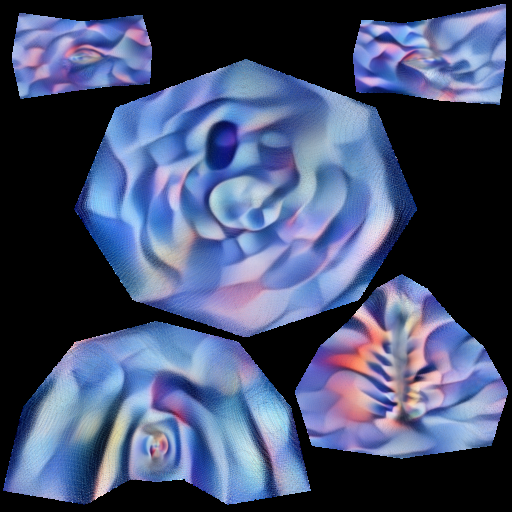
#> input picture inter/blub_12/blub.png, 512 x 512 px, found by its file name
$ python Inpaint.py
#> lines starting #> are read from the running program, lines starting #| are printed output that depends on the picture; after the words box and inside, x2 and y2 are one past the last pixel; in counts of white or black regions, pixels touching at a corner belong together
import cv2
import numpy as np
from PIL import Image

# 텍스처 이미지 불러오기
img = cv2.imread("inter/blub_20/blub.png")  # BGR
#> img is the input picture: shape (512, 512, 3); mean B, G, R 111, 79.2, 68.7
img_rgb = cv2.cvtColor(img, cv2.COLOR_BGR2RGB)

# 마스크 생성: 거의 검은색인 픽셀을 선택 (예: R,G,B < 10)
threshold = 10
mask = np.all(img_rgb < threshold, axis=2).astype(np.uint8) * 255  # shape: (H, W), dtype: uint8
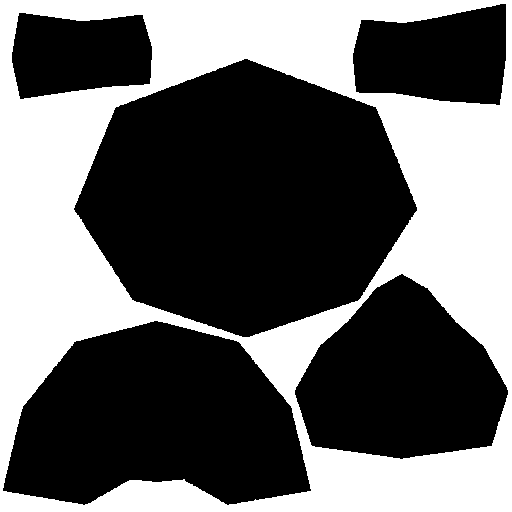
#> mask: shape (512, 512); 40.2% white; 1 white region, box (x1, y1, x2, y2) and area: (0, 0, 512, 512) 105432

# inpainting
inpainted = cv2.inpaint(img_rgb, mask, inpaintRadius=3, flags=cv2.INPAINT_TELEA)
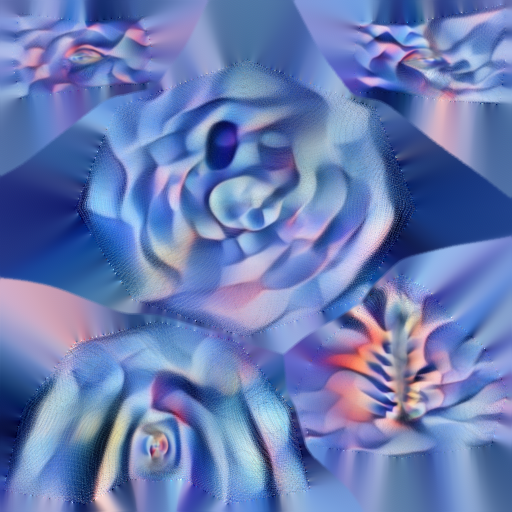
#> inpainted: shape (512, 512, 3); mean R, G, B 104.7, 123.9, 180.2

# 저장
Image.fromarray(inpainted).save("final/blub_20.png")

$ run again, with inter/blub_12/intermediate_texture_0003.png copied over inter/blub_12/blub.png
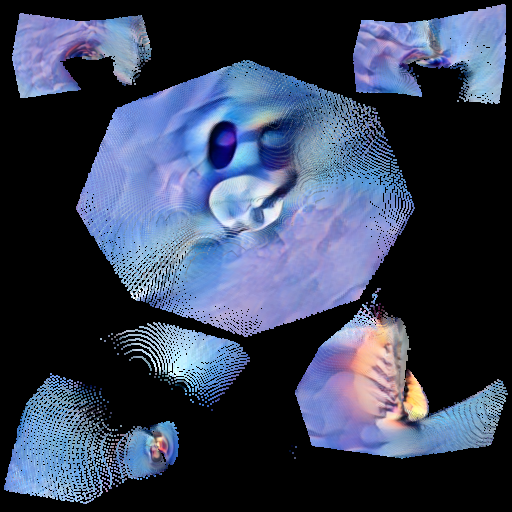
#> input picture inter/blub_12/intermediate_texture_0003.png, 512 x 512 px, found by its file name
#> img is the input picture: shape (512, 512, 3); mean B, G, R 87.8, 65, 55.8
#> `mask = np.all(img_rgb < threshold, axis=2).astype(np.uint8) * 255`:
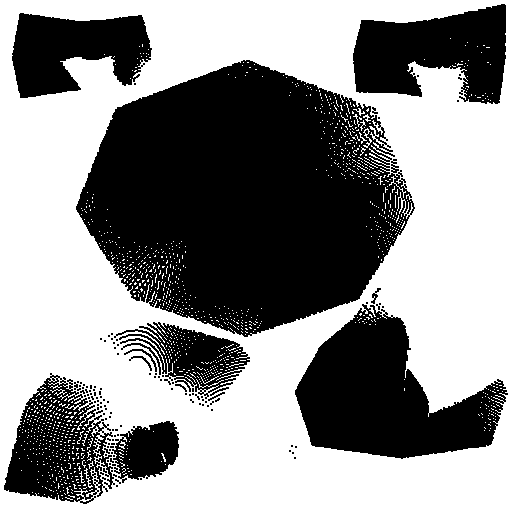
#> mask: shape (512, 512); 55.6% white; 130 black regions (114 under 20 px), largest, box (x1, y1, x2, y2) and area: (76, 60, 415, 337) 64003, (295, 304, 508, 459) 18051, (353, 4, 506, 104) 10468
#> `inpainted = cv2.inpaint(img_rgb, mask, inpaintRadius=3, flags=cv2.INPA..`:
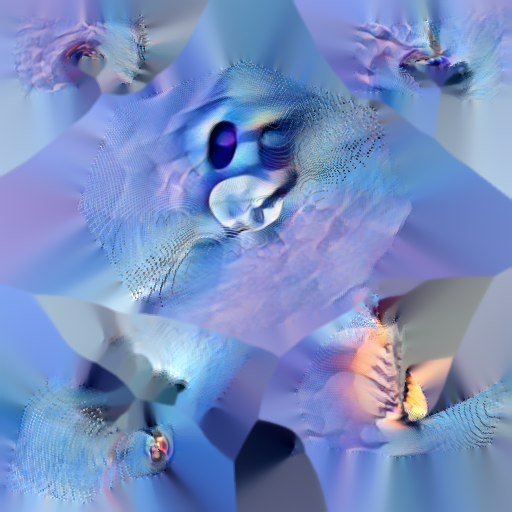
#> inpainted: shape (512, 512, 3); mean R, G, B 120.1, 141.6, 192.3

$ run again, with inter/blub_12/intermediate_texture_0006.png copied over inter/blub_12/blub.png
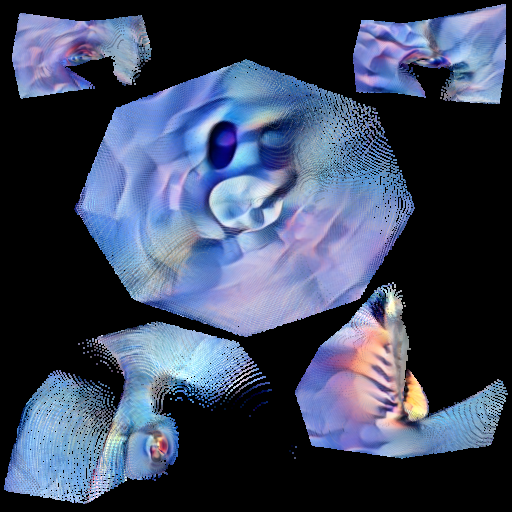
#> input picture inter/blub_12/intermediate_texture_0006.png, 512 x 512 px, found by its file name
#> img is the input picture: shape (512, 512, 3); mean B, G, R 93.8, 70.5, 60.8
#> `mask = np.all(img_rgb < threshold, axis=2).astype(np.uint8) * 255`:
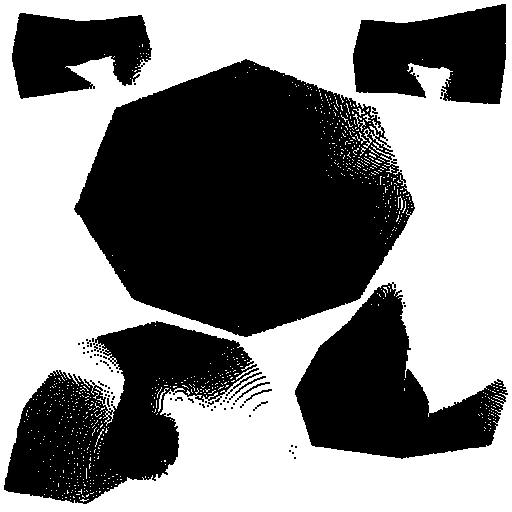
#> mask: shape (512, 512); 51.2% white; 77 black regions (66 under 20 px), largest, box (x1, y1, x2, y2) and area: (74, 59, 415, 337) 65270, (4, 321, 259, 504) 23286, (295, 282, 508, 459) 18984
#> `inpainted = cv2.inpaint(img_rgb, mask, inpaintRadius=3, flags=cv2.INPA..`:
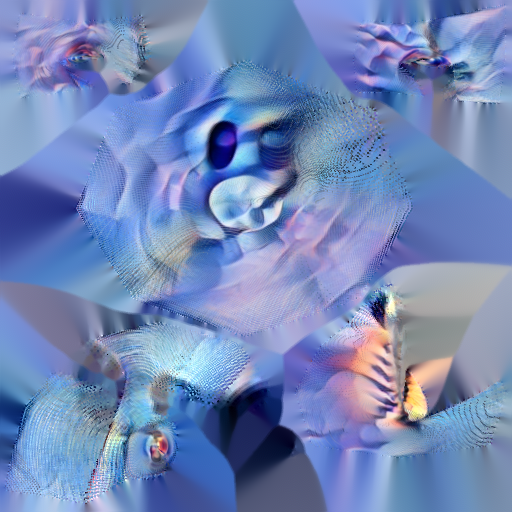
#> inpainted: shape (512, 512, 3); mean R, G, B 114.7, 135.6, 184.2
